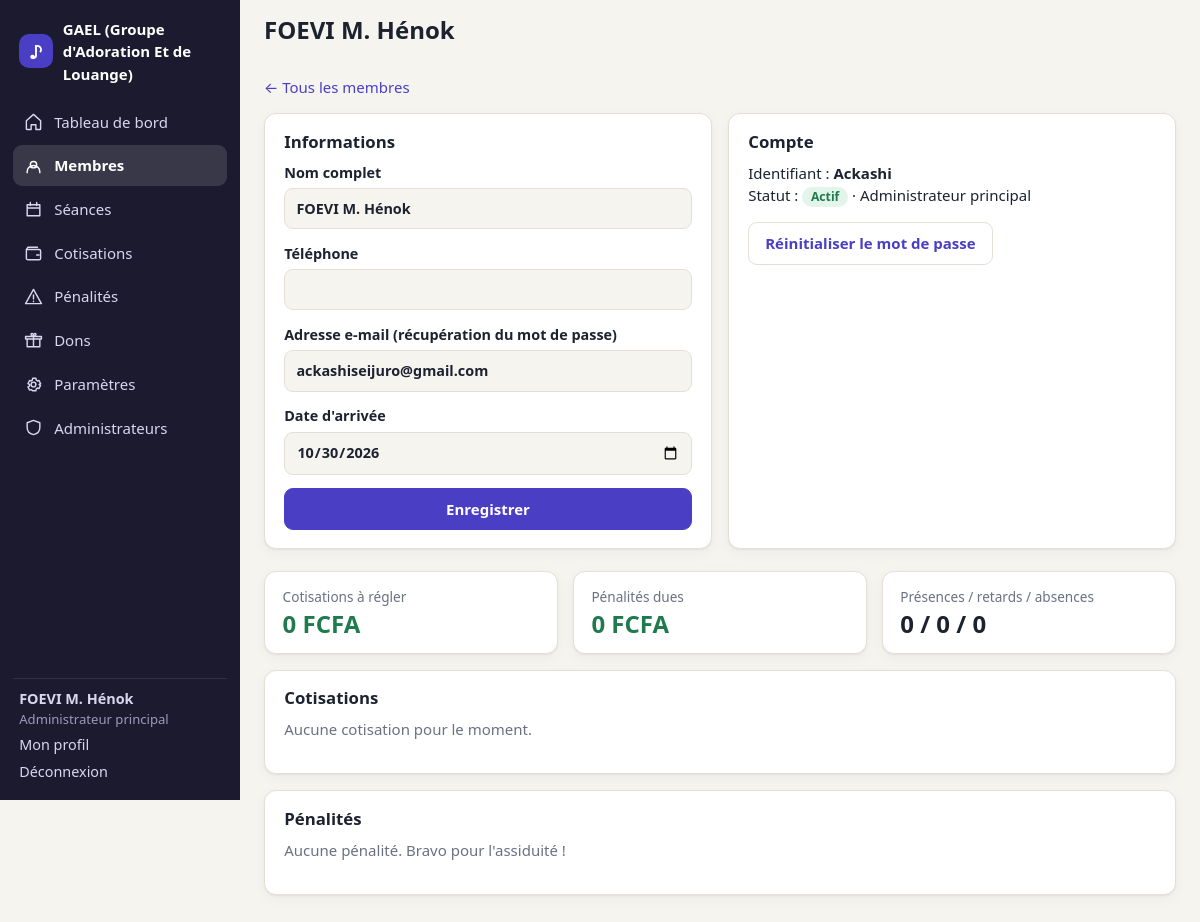
/membre.php?id=1 (signed in), run on the app's committed database.
### tables this page shows
CREATE TABLE users (
        id INTEGER PRIMARY KEY AUTOINCREMENT,
        nom TEXT NOT NULL,
        username TEXT NOT NULL UNIQUE,
        password_hash TEXT NOT NULL,
        role TEXT NOT NULL DEFAULT 'membre' CHECK (role IN ('owner','admin','membre')),
        statut TEXT NOT NULL DEFAULT 'actif' CHECK (statut IN ('actif','parti')),
        telephone TEXT,
        date_arrivee TEXT NOT NULL,
        date_depart TEXT,
        must_change_password INTEGER NOT NULL DEFAULT 0,
        created_at TEXT NOT NULL
    , email TEXT, permissions TEXT NOT NULL DEFAULT '');

### inc/db.php (called while the page is built, shortened)
<?php
function db(): PDO {
    static $pdo = null;
    if ($pdo) return $pdo;
    $pdo = new PDO('sqlite:' . DB_PATH);
    $pdo->setAttribute(PDO::ATTR_ERRMODE, PDO::ERRMODE_EXCEPTION);
    $pdo->setAttribute(PDO::ATTR_DEFAULT_FETCH_MODE, PDO::FETCH_ASSOC);
    $pdo->exec('PRAGMA foreign_keys = ON; PRAGMA busy_timeout = 5000;');
    migrate($pdo);
    return $pdo;
}
function q(string $sql, array $p = []): PDOStatement { $s = db()->prepare($sql); $s->execute($p); return $s; }
function rows(string $sql, array $p = []): array { return q($sql, $p)->fetchAll(); }
function row(string $sql, array $p = []): ?array { $r = q($sql, $p)->fetch(); return $r ?: null; }
function has_column(PDO $pdo, string $table, string $col): bool {
    foreach ($pdo->query("PRAGMA table_info($table)") as $r) if ($r['name'] === $col) return true;
    return false;
}
function migrate(PDO $pdo): void {
    $pdo->exec("
    CREATE TABLE IF NOT EXISTS inscriptions (
        id INTEGER PRIMARY KEY AUTOINCREMENT,
        nom TEXT NOT NULL,
        email TEXT NOT NULL,
        telephone TEXT,
        username TEXT NOT NULL,
        password_hash TEXT NOT NULL,
        created_at TEXT NOT NULL
    );
    CREATE TABLE IF NOT EXISTS password_resets (
        id INTEGER PRIMARY KEY AUTOINCREMENT,
        user_id INTEGER NOT NULL REFERENCES users(id) ON DELETE CASCADE,
        token_hash TEXT NOT NULL,
        expires_at INTEGER NOT NULL
    );
    ");
    if (!has_column($pdo, 'users', 'email')) $pdo->exec('ALTER TABLE users ADD COLUMN email TEXT');
    if (!has_column($pdo, 'users', 'permissions')) {
        $pdo->exec("ALTER TABLE users ADD COLUMN permissions TEXT NOT NULL DEFAULT ''");
        $pdo->exec("UPDATE users SET permissions = 'membres,cotisations,paiements,seances,penalites,dons' WHERE role = 'admin'");
    }
    if (!has_column($pdo, 'login_attempts', 'kind')) $pdo->exec("ALTER TABLE login_attempts ADD COLUMN kind TEXT NOT NULL DEFAULT 'login'");
    $pdo->exec("CREATE UNIQUE INDEX IF NOT EXISTS ux_users_email ON users(email COLLATE NOCASE) WHERE email IS NOT NULL AND email <> ''");
    $defaults = [
        'inscription_active' => '1',
        'code_invitation'  => strtoupper(bin2hex(random_bytes(4))),
        'nom_groupe'       => 'Mon groupe musical',
        'devise'           => 'FCFA',
        'heure_seance_samedi' => '16:45',
        'heure_seance_dimanche' => '17:00',
        'amende_retard'    => '500',
        'amende_absence'   => '1000',
        'cotisation_mensuelle' => '1000',
        'seances_debut'    => date('Y-m-d'),
        'derniere_generation' => '',
    ];
    $st = $pdo->prepare('INSERT OR IGNORE INTO settings (k, v) VALUES (?, ?)');
    foreach ($defaults as $k => $v) $st->execute([$k, $v]);
}

### inc/auth.php (called while the page is built, shortened)
<?php
function current_user(): ?array {
    static $u = false;
    if ($u !== false) return $u;
    $u = null;
    if (!empty($_SESSION['uid'])) {
        $u = row("SELECT * FROM users WHERE id = ? AND statut = 'actif'", [$_SESSION['uid']]);
    }
    return $u;
}
function is_admin(): bool { $u = current_user(); return $u && in_array($u['role'], ['owner', 'admin'], true); }
function is_owner(): bool { $u = current_user(); return $u && $u['role'] === 'owner'; }
function can(string $perm): bool {
    $u = current_user();
    if ($u['role'] === 'owner') return true;
    return $u['role'] === 'admin' && in_array($perm, explode(',', (string)$u['permissions']), true);
}
function require_perm(string $perm): array {
    $u = require_login();
    return $u;
}
function require_login(): array {
    $u = current_user();
    return $u;
}

### membre.php (the view, shortened to what this page needs)
<?php
$me = require_perm('membres');
$id = (int)($_GET['id'] ?? 0);
$m = row('SELECT * FROM users WHERE id = ?', [$id]);
$canManage = $m['role'] === 'membre' || is_owner();
if ($m['role'] === 'owner') $canManage = ((int)$m['id'] === (int)$me['id']);
page_start($m['nom'], 'membres.php');
?>
<p><a href="membres.php">← Tous les membres</a></p>
<div class="grid2">
<section class="panel"><h2>Informations</h2>
  <?php if ($canManage): ?>
  <form method="post" class="form"><?= csrf_field() ?><input type="hidden" name="action" value="modifier">
    <label>Nom complet<input name="nom" required value="<?= e($m['nom']) ?>"></label>
    <label>Téléphone<input name="telephone" value="<?= e($m['telephone']) ?>"></label>
    <label>Adresse e-mail (récupération du mot de passe)<input type="email" name="email" value="<?= e($m['email']) ?>"></label>
    <label>Date d'arrivée<input type="date" name="date_arrivee" required value="<?= e($m['date_arrivee']) ?>"></label>
    <button class="btn">Enregistrer</button>
  </form>
  <?php else: ?>
    <p><?= e($m['nom']) ?><br><span class="muted"><?= e($m['telephone']) ?></span></p>
    <p class="muted small">Seul l'administrateur principal peut modifier ce compte.</p>
  <?php endif; ?>
</section>
<section class="panel"><h2>Compte</h2>
  <p>Identifiant : <strong><?= e($m['username']) ?></strong><br>
     Statut : <?= $m['statut'] === 'actif' ? badge('Actif', 'ok') : badge('Parti le ' . fdate($m['date_depart']), 'neutral') ?>
     · <?= $m['role'] === 'owner' ? 'Administrateur principal' : ($m['role'] === 'admin' ? 'Administrateur' : 'Membre') ?></p>
  <?php if ($canManage): ?>
  <div class="row wrap">
    <form method="post" data-confirm="Générer un nouveau mot de passe provisoire pour ce compte ?"><?= csrf_field() ?><input type="hidden" name="action" value="reset_pw"><button class="btn btn-ghost">Réinitialiser le mot de passe</button></form>
  </div>
  <?php endif; ?>
</section>
</div>
<?php render_situation($id, can('cotisations') || can('paiements'), can('penalites') || can('paiements')); page_end();

### inc/layout.php (shortened to what this page needs)
<?php
function page_start(string $title, string $active = ''): void {
    $u = current_user();
    ensure_seances();
    $nav = [['dashboard.php', 'home', $u && is_admin() ? 'Tableau de bord' : 'Mon espace'],
            ['seances.php', 'calendar', 'Séances'],
            ['cotisations.php', 'wallet', 'Cotisations'],
            ['penalites.php', 'alert', 'Pénalités'],
            ['dons.php', 'gift', 'Dons']];
    if (can('membres')) {
        $pend = (int)val('SELECT COUNT(*) FROM inscriptions');
        array_splice($nav, 1, 0, [['membres.php', 'users', 'Membres' . ($pend ? " ($pend)" : '')]]);
    }
    if (can('parametres')) $nav[] = ['parametres.php', 'cog', 'Paramètres'];
    if (is_owner()) $nav[] = ['admins.php', 'shield', 'Administrateurs'];
    $icons = [
        'home' => 'M3 11l9-8 9 8v10a1 1 0 01-1 1h-5v-6H9v6H4a1 1 0 01-1-1z',
        'users' => 'M16 11a4 4 0 10-8 0 4 4 0 008 0zM4 21v-1a6 6 0 0116 0v1',
        'calendar' => 'M4 6h16v14H4zM4 10h16M8 3v4M16 3v4',
        'wallet' => 'M3 7h16a2 2 0 012 2v9a2 2 0 01-2 2H5a2 2 0 01-2-2zM3 7l2-3h12M16 14h3',
        'alert' => 'M12 3l10 18H2zM12 10v5M12 18v.5',
        'gift' => 'M4 10h16v10H4zM2 7h20v3H2zM12 7v13M12 7C9 7 8 3 10 3s2 4 2 4zm0 0c3 0 4-4 2-4s-2 4-2 4z',
        'cog' => 'M12 15a3 3 0 100-6 3 3 0 000 6zM19 12l2-1-2-4-2 .5-1.5-1L15 4h-4l-.5 2.5-1.5 1L7 7l-2 4 2 1v2l-2 1 2 4 2-.5 1.5 1L11 20h4l.5-2.5 1.5-1 2 .5 2-4-2-1z',
        'shield' => 'M12 3l8 3v6c0 5-3.5 8-8 9-4.5-1-8-4-8-9V6z',
    ];
    ?><!doctype html>
<html lang="fr">
<head>
<link rel="stylesheet" href="assets/css/style.css">
</head>
<body>
<?php if ($u): ?>
<div class="shell">
  <aside class="side" id="side">
    <div class="brand"><span class="brand-mark">♪</span><span><?= e(setting('nom_groupe')) ?></span></div>
    <nav>
      <?php foreach ($nav as [$href, $ic, $label]): ?>
        <a href="<?= $href ?>" class="<?= $active === $href ? 'on' : '' ?>">
          <svg viewBox="0 0 24 24" aria-hidden="true"><path d="<?= $icons[$ic] ?>"/></svg><?= e($label) ?>
        </a>
      <?php endforeach; ?>
    </nav>
    <div class="side-foot">
      <div class="who"><strong><?= e($u['nom']) ?></strong>
        <small><?= $u['role'] === 'owner' ? 'Administrateur principal' : ($u['role'] === 'admin' ? 'Administrateur' : 'Membre') ?></small></div>
      <a href="profil.php">Mon profil</a>
      <a href="logout.php">Déconnexion</a>
    </div>
  </aside>
  <div class="main">
    <header class="top">
      <h1><?= e($title) ?></h1>
    </header>
    <main class="content">
<?php else: ?>
<main class="auth">
<?php endif; ?>
<?php
}
function page_end(): void {
    $u = current_user();
    echo $u ? "\n    </main>\n  </div>\n</div>\n" : "\n</main>\n";
    echo "</body>\n</html>\n";
}

### assets/css/style.css (style rules this page uses)
:root { --bg: #f6f4ef; --surface: #ffffff; --ink: #1d2230; --muted: #6b7183; --line: #e4e0d8; --accent: #4a3fc4; --accent-ink: #ffffff; --accent-soft: #ebe9fb; --ok: #1f7a4d; --ok-bg: #e3f4ea; --err: #b3261e; --err-bg: #fbe7e5; --warn: #8a5a00; --warn-bg: #fdf0d3; --info: #274c9e; --info-bg: #e5edfb; --side: #1b1a2e; --side-ink: #d9d7ee; --radius: 12px; --shadow: 0 1px 2px rgba(20,20,40,.06), 0 4px 14px rgba(20,20,40,.04); }
* { box-sizing: border-box; }
html { -webkit-text-size-adjust: 100%; }
body { margin: 0; background: var(--bg); color: var(--ink); font: 15px/1.5 system-ui, -apple-system, "Segoe UI", Roboto, sans-serif; }
a { color: var(--accent); text-decoration: none; }
h1, h2 { line-height: 1.2; margin: 0 0 .6rem; }
h2 { font-size: 1.05rem; }
small { font-size: .82rem; }
.shell { display: grid; grid-template-columns: 240px 1fr; min-height: 100vh; }
.side { background: var(--side); color: var(--side-ink); padding: 1.1rem .8rem; display: flex; flex-direction: column; gap: 1rem; position: sticky; top: 0; height: 100vh; overflow-y: auto; }
.brand { display: flex; align-items: center; gap: .6rem; font-weight: 700; color: #fff; padding: 0 .4rem; }
.brand-mark { display: grid; place-items: center; width: 34px; height: 34px; border-radius: 10px; background: var(--accent); color: var(--accent-ink); font-size: 1.1rem; flex: none; }
.side nav { display: flex; flex-direction: column; gap: 2px; }
.side nav a { display: flex; align-items: center; gap: .7rem; padding: .6rem .7rem; border-radius: 9px; color: var(--side-ink); }
.side nav a.on { background: rgba(255,255,255,.13); color: #fff; font-weight: 600; }
.side svg { width: 19px; height: 19px; fill: none; stroke: currentColor; stroke-width: 1.8; stroke-linecap: round; stroke-linejoin: round; flex: none; }
.side-foot { margin-top: auto; display: flex; flex-direction: column; gap: .3rem; padding: .6rem .4rem 0; border-top: 1px solid rgba(255,255,255,.1); font-size: .9rem; }
.side-foot a { color: var(--side-ink); }
.who small { display: block; color: #9c9ab8; }
.main { min-width: 0; }
.top { display: flex; align-items: center; gap: .8rem; padding: 1rem 1.5rem .2rem; }
.top h1 { font-size: 1.5rem; margin: 0; }
.content { padding: .8rem 1.5rem 3rem; max-width: 1100px; }
.card, .panel { background: var(--surface); border: 1px solid var(--line); border-radius: var(--radius); box-shadow: var(--shadow); }
.panel { padding: 1.1rem 1.2rem; margin: 0 0 1rem; }
.grid2 { display: grid; grid-template-columns: repeat(auto-fit, minmax(300px, 1fr)); gap: 1rem; }
.form { display: flex; flex-direction: column; gap: .85rem; }
label { display: flex; flex-direction: column; gap: .3rem; font-weight: 600; font-size: .9rem; }
input, select, textarea { font: inherit; color: var(--ink); background: var(--bg); border: 1px solid var(--line); border-radius: 9px; padding: .55rem .7rem; width: 100%; min-width: 0; }
.row { display: flex; align-items: center; gap: .6rem; }
.row.wrap { flex-wrap: wrap; }
h2 + .form, h2 + p { margin-top: 0; }
.btn { font: inherit; font-weight: 600; cursor: pointer; border: 1px solid var(--accent); background: var(--accent); color: var(--accent-ink); border-radius: 9px; padding: .55rem 1rem; }
.btn-ghost { background: transparent; color: var(--accent); border-color: var(--line); }

### data on the page
users: nom "FOEVI M. Hénok", email "ackashiseijuro@gmail.com", date_arrivee "10/30/2026", username "Ackashi"

### other printed values
setting('nom_groupe') "GAEL (Groupe d'Adoration Et de Louange)"
$label "Tableau de bord"
$label "Membres"
$label "Séances"
$label "Cotisations"
$label "Pénalités"
$label "Dons"
$label "Paramètres"
$label "Administrateurs"
$text "Actif"
money($s['cotis_reste']) "0 FCFA"
money($s['amendes_dues']) "0 FCFA"
$att['present'] "0"
$att['retard'] "0"
$att['absent'] "0"
